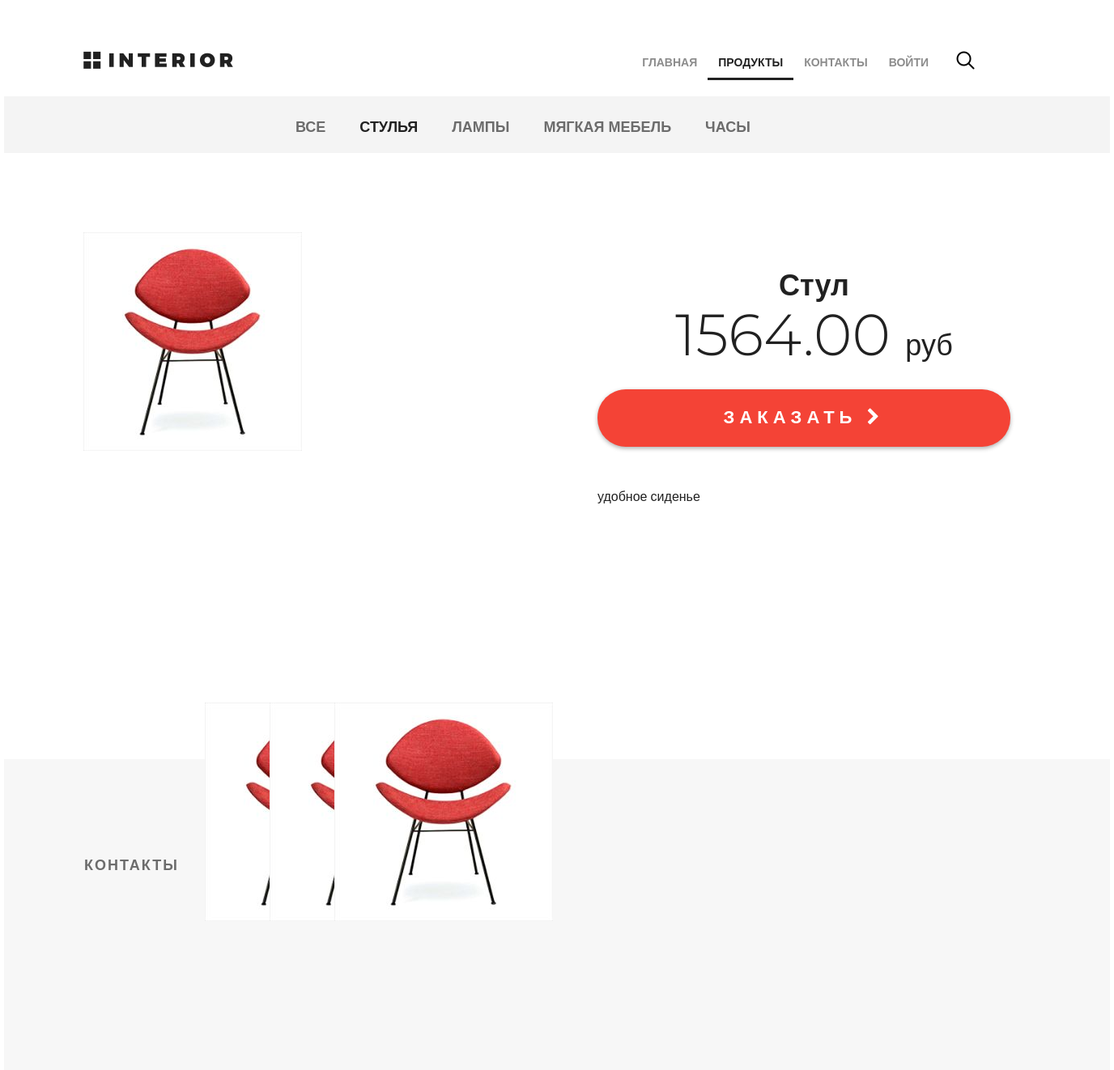
Page /products/product/1/ on the committed database.
### mainapp/models.py (models this page shows, shortened)
class ProductCategory(models.Model):
    name = models.CharField(verbose_name='имя', max_length=64, unique=True)
    description = models.TextField(verbose_name='описание', blank=True)
    is_active = models.BooleanField(verbose_name='активна', default=True)

class Product(models.Model):
    category = models.ForeignKey(ProductCategory, on_delete=models.CASCADE)
    name = models.CharField(verbose_name='имя продукта', max_length=128)
    image = models.ImageField(upload_to='products_images', blank=True)
    short_desc = models.CharField(
        verbose_name='краткое описание продукта', max_length=60, blank=True)
    description = models.TextField(
        verbose_name='описание продукта', blank=True)
    price = models.DecimalField(
        verbose_name='цена продукта', max_digits=8, decimal_places=2, default=0)
    quantity = models.PositiveIntegerField(
        verbose_name='количество на складе', default=0)
    is_active = models.BooleanField(verbose_name='активна', default=True)

### mainapp/views.py (the view)
# urls.py: path('product/<int:pk>/', mainapp.product, name='product'),
def product(request, pk):
    title = 'продукты'
    content = {
        'title': title,
        'links_menu': ProductCategory.objects.all(),
        'product': get_object_or_404(Product, pk=pk),
        'basket': get_basket(request.user),
        'main_menu': MENU,
    }
    return render(request, 'mainapp/product.html', content)

### mainapp/views.py (called while the page is built)
def get_basket(user):
    if user.is_authenticated:
        return Basket.objects.filter(user=user)
    else:
        return []

### mainapp/templates/mainapp/product.html (shortened to what this page needs)
{% extends 'mainapp/base.html' %}
{% load static %}
{% block menu %}
<div class="hero-white">
    <div class="header clearfix">
        <a href="{% url 'main' %}" class="logo"></a>
        {% include 'mainapp/includes/inc_menu.html' %}
    </div>
</div>
{% endblock %}
{% block content %}
  <div class="details">
    <div class="links clearfix">
      {% include 'mainapp/includes/inc_categories_menu.html' %}
    </div>
    <div class="details-products">
      <div class="details-slider">
        <div class="slider-product">
          <img src="/media/{{ product.image }}"
               alt="{{ product.short_desc }}">
        </div>
        <div class="slider-control">
          <div class="block">
            <a href="#">
            </a>
          </div>
          <div class="block">
            <a href="#">
            </a>
          </div>
          <div class="block">
            <a href="#">
              <img src="/media/{{ product.image }}" alt="вариант 3">
            </a>
          </div>
        </div>
      </div>
      <div class="description">
        <h3 class="big-bold">{{ product.name }}</h3>
        <br>
        <p class="price"> {{ product.price }} <span>руб</span></p>
        <a href="{% url 'products:product' product.pk %}" class="red-button">
          заказать
          <i class="fa fa-chevron-right" aria-hidden="true"></i>
        </a>
        <div class="description-text">
          {{ product.description }}
        </div>
      </div>
    </div>
  </div>
  <div class="clr"></div>
{% endblock %}

### mainapp/templates/mainapp/includes/inc_categories_menu.html (shortened to what this page needs)
<ul class="links-menu">
  <li>
    <a href="{% url 'products:category' 0 %}"
      >
      все
    </a>
  </li>
  {% for link in links_menu %}
    <li>
      <a href="{% url 'products:category' link.pk %}"
          class="{% if request.resolver_match.kwargs.pk|add:'0' == link.pk %}
                  active
                {% endif %}">
        {{ link.name }}
      </a>
    </li>
  {% endfor %}
</ul>

### static/css/style.css (style rules this page uses)
* { margin: 0; padding: 0; }
body { font-family: 'Montserrat', sans-serif; }
html, body { height: 100%; }
.clr { height: 384px; }
.logo { background-image: url(/static/img/logo.png); margin-top: 63px; width: 185px; height: 22px; float: left; }
.clearfix:after { content: ""; display: block; clear: both; }
.big-bold { color: #212121; font-size: 36px; font-weight: 700; text-align: left; margin-bottom: 24px; line-height: 36px; }
.hero-white { background-color: #fff; height: 119px; padding-left: 98px; padding-right: 211px; position: relative; }
.links { height: 70px; background-color: #f4f4f4; position: relative; padding-left: 360px; }
.links-menu { margin: 27px auto 0px; position: absolute; }
.links-menu li { float: left; list-style-type: none; padding-right: 42px; }
.links-menu li a { text-decoration: none; color: #6c6c6c; font-size: 18px; font-weight: 700; text-transform: uppercase; }
.links-menu .active { color: #212121; font-size: 18px; font-weight: 700; }
.details-products { padding-left: 98px; padding-right: 98px; margin-top: 98px; height: 651px; }
.details-slider { width: 570px; float: left; margin-right: 30px; }
.slider-product { width: 570px; height: 570px; }
.slider-control { width: 420px; height: 70px; margin: 11px auto 0px; padding-left: 150px }
.slider-control .block { height: 70px; width: 70px; position: relative; float: left; margin-right: 10px; }
.description { width: 535px; float: right; padding-left: 35px }
.description .big-bold { color: #212121; font-size: 36px; font-weight: 700; text-align: center; margin-top: 47px; margin-bottom: 0px; }
.description .price { color: #212121; font-size: 72px; font-weight: 300; line-height: 48px; text-align: center; }
.description .price span { color: #212121; font-size: 36px; font-weight: 300; line-height: 48px; text-align: center; }
.red-button { display: block; height: 71px; width: 510px; border-radius: 35px; background-color: #f44336; text-align: center; text-transform: uppercase; text-decoration: none; color: #ffffff; font-size: 22px; font-weight: 700; line-height: 24px; box-shadow: 0px 2px 4.85px 0.15px rgba(33, 33, 33, 0.35); line-height: 70px; letter-spacing: 6px; margin-top: 31px; }
.description-text { margin-top: 50px; color: #212121; font-size: 16px; font-weight: 300; line-height: 24px; text-align: left; }

### rows in the picture
ProductCategory: name "СТУЛЬЯ"
ProductCategory: name "ЛАМПЫ"
ProductCategory: name "МЯГКАЯ МЕБЕЛЬ"
ProductCategory: name "ЧАСЫ"
Product: image (picture), name "Стул", price "1564.00", description "удобное сиденье"

### other values in the picture
{{ m.name }} "ГЛАВНАЯ" "ПРОДУКТЫ" "КОНТАКТЫ"
